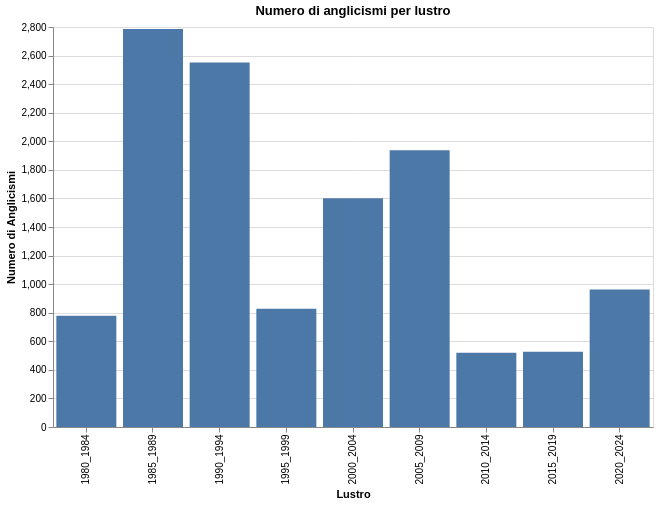

Express this chart as Vega-Lite.
### Vega-Lite specification from a JSON file in a GitHub repository (floating-point values rounded to 4 significant figures)
{"$schema": "https://vega.github.io/schema/vega-lite/v5.6.1.json", "config": {"view": {"continuousHeight": 300, "continuousWidth": 300}}, "data": {"name": "data-0d3f05f79eb7ff6e948c1ad32c2e7cb0"}, "datasets": {"data-0d3f05f79eb7ff6e948c1ad32c2e7cb0": [{"Anglicism": 778, "Period": "1980_1984"}, {"Anglicism": 2786, "Period": "1985_1989"}, {"Anglicism": 2551, "Period": "1990_1994"}, {"Anglicism": 827, "Period": "1995_1999"}, {"Anglicism": 1602, "Period": "2000_2004"}, {"Anglicism": 1937, "Period": "2005_2009"}, {"Anglicism": 519, "Period": "2010_2014"}, {"Anglicism": 527, "Period": "2015_2019"}, {"Anglicism": 963, "Period": "2020_2024"}]}, "encoding": {"x": {"field": "Period", "title": "Lustro", "type": "nominal"}, "y": {"field": "Anglicism", "title": "Numero di Anglicismi", "type": "quantitative"}}, "height": 400, "mark": {"type": "bar"}, "title": "Numero di anglicismi per lustro", "width": 600}
